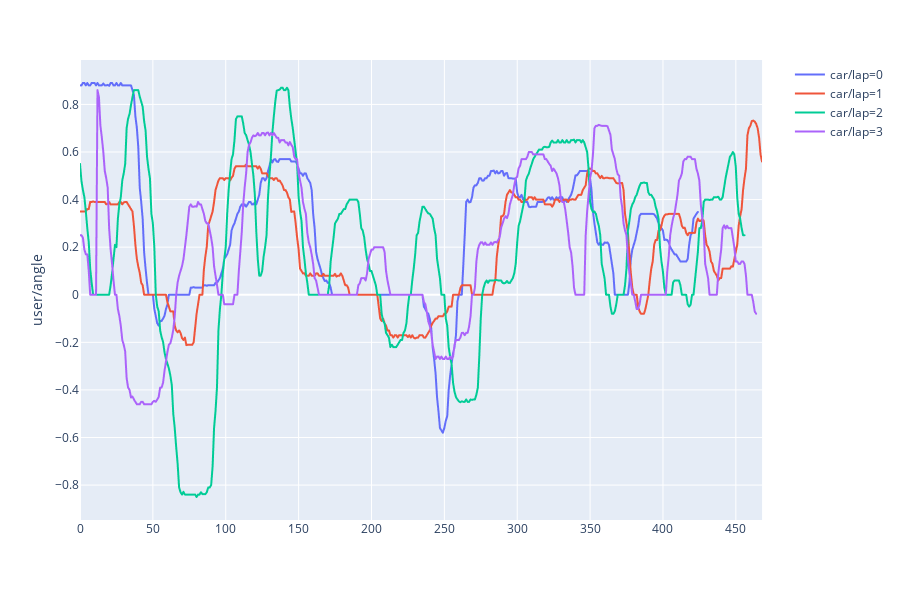

The code cell stored with this chart in its notebook:
### Markdown cell above
Plot data per lap:

### Code cell
import plotly.express as px
fig = px.line(df, y="user/angle", color="car/lap")
fig.show()

### Figure 1 — Plotly figure (JSON) as saved in the notebook; plotly's stock layout.template omitted (floating-point values rounded to 4 significant figures; data arrays with more than 128 entries replaced by an {"elided": "..."} marker saying what was removed)
{"data": [{"hoverlabel": {"namelength": 0}, "hovertemplate": "car/lap=0<br>user/angle=%{y}", "legendgroup": "car/lap=0", "line": {"color": "#636efa", "dash": "solid"}, "mode": "lines", "name": "car/lap=0", "showlegend": true, "type": "scattergl", "xaxis": "x", "y": {"elided": "425 float values"}, "yaxis": "y"}, {"hoverlabel": {"namelength": 0}, "hovertemplate": "car/lap=1<br>user/angle=%{y}", "legendgroup": "car/lap=1", "line": {"color": "#EF553B", "dash": "solid"}, "mode": "lines", "name": "car/lap=1", "showlegend": true, "type": "scattergl", "xaxis": "x", "y": {"elided": "469 float values"}, "yaxis": "y"}, {"hoverlabel": {"namelength": 0}, "hovertemplate": "car/lap=2<br>user/angle=%{y}", "legendgroup": "car/lap=2", "line": {"color": "#00cc96", "dash": "solid"}, "mode": "lines", "name": "car/lap=2", "showlegend": true, "type": "scattergl", "xaxis": "x", "y": {"elided": "457 float values"}, "yaxis": "y"}, {"hoverlabel": {"namelength": 0}, "hovertemplate": "car/lap=3<br>user/angle=%{y}", "legendgroup": "car/lap=3", "line": {"color": "#ab63fa", "dash": "solid"}, "mode": "lines", "name": "car/lap=3", "showlegend": true, "type": "scattergl", "xaxis": "x", "y": {"elided": "465 float values"}, "yaxis": "y"}], "layout": {"height": 600, "legend": {"tracegroupgap": 0}, "margin": {"t": 60}, "xaxis": {"anchor": "y", "domain": [0, 0.98]}, "yaxis": {"anchor": "x", "domain": [0, 1], "title": {"text": "user/angle"}}}}
